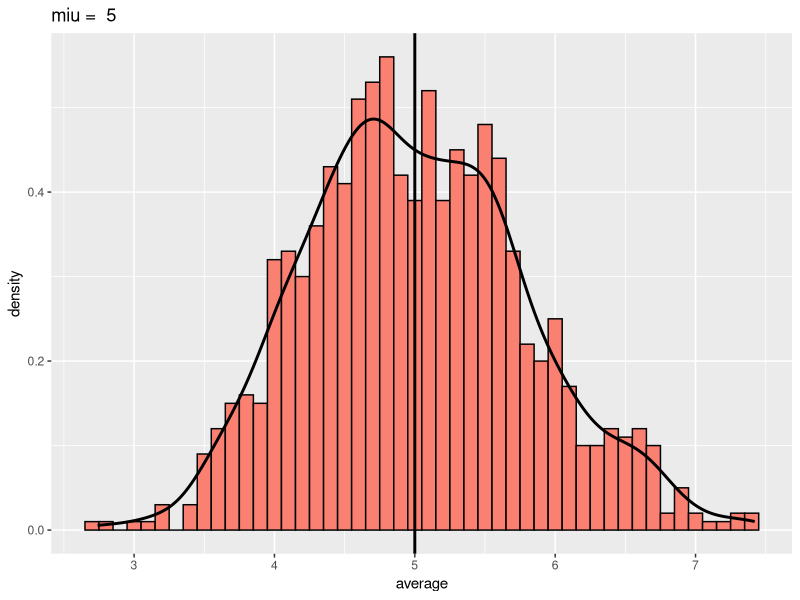
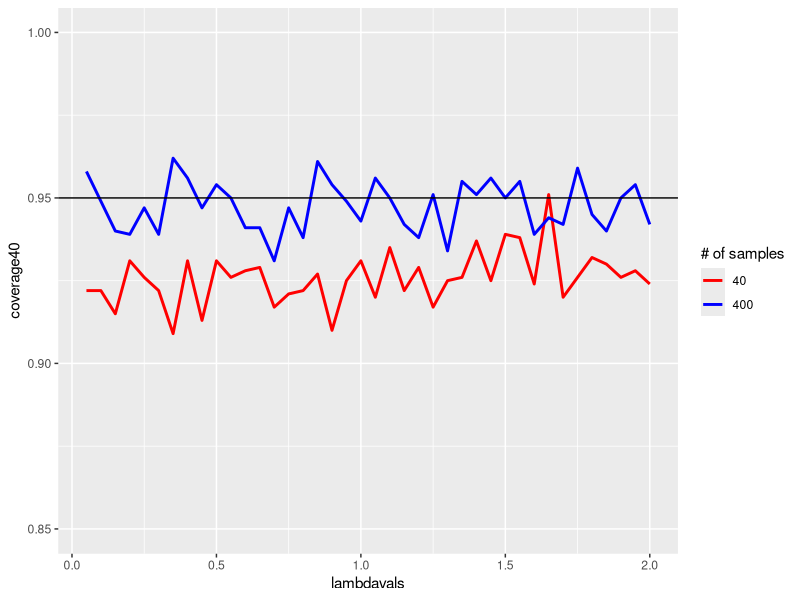

These charts were generated, in order, by the following R code:
## ---- chunk 1
set.seed(2)
library(data.table)
library(ggplot2)
## ---- chunk 2
nosim <- 1000
n<-40
lambda<-0.2
mean(apply(matrix(rexp(nosim*n, lambda), ncol=n), 1, mean))
1/lambda
## ---- chunk 3
nosim <- 1000
n<-40
lambda<-0.2
sd(apply(matrix(rexp(nosim*n, lambda), ncol=n), 1, mean))^2
(1/lambda)^2/n
## ---- chunk 4
nosim <- 1000
n<-40
lambda<-0.2
df<-data.table(average=apply(matrix(rexp(nosim*n, lambda), ncol=n), 1, mean))
## ---- chunk 5
g <- ggplot(df, aes(x = average)) + labs(title = paste('miu = ', 1/lambda))
g <- g + geom_histogram(fill = "salmon",binwidth=0.1, aes(y = ..density..), colour = "black")
g <- g + geom_density(size = 1) + geom_vline(xintercept = 1/lambda, size =1)
g
## ---- chunk 6
lambdavals <- seq(0.05, 2.0, by = 0.05)
nosim <- 1000
myLambcov<-function(lambda) {
  xhats<-matrix(rexp(nosim*n, lambda), ncol=n)
  miu<-apply(xhats, 1, mean)
  S<-apply(xhats, 1, sd)
  ll <- miu - 1.96*S/sqrt(n)
  ul <- miu + 1.96*S/sqrt(n)
  mean(ll < 1/lambda & ul > 1/lambda)
}  
n<-40; coverage40 <- sapply(lambdavals, myLambcov )
n<-400; coverage400 <- sapply(lambdavals, myLambcov)
## ---- chunk 7
dat<-rbind(data.frame(sno=40,lambdavals,coverage=coverage40),data.frame(sno=400,lambdavals,coverage=coverage400))

g <- ggplot() 
g <- g + geom_line(data=data.frame(lambdavals,coverage40), aes(x=lambdavals,y=coverage40,color="40"),size=1)
g <- g + geom_line(data=data.frame(lambdavals,coverage400), aes(x=lambdavals,y=coverage400,color="400"),size=1)
g <- g + scale_colour_manual("# of samples",values = c("40" = "red","400" = "blue"))
g <- g + geom_hline(yintercept = 0.95)
g <- g + coord_cartesian(ylim = c(0.85,1))
g
